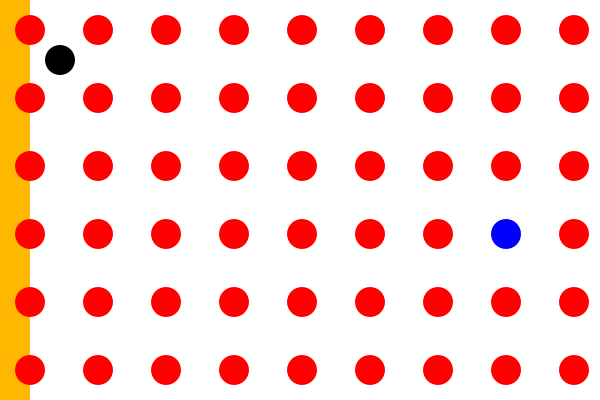
Frame 1 (no input)
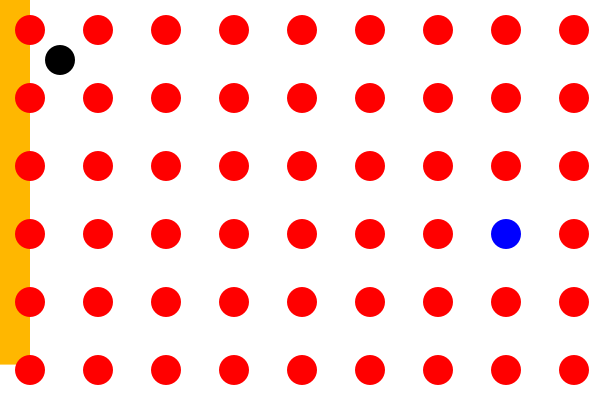
Frame 60 (the mouse pressed at the canvas centre just before this capture)
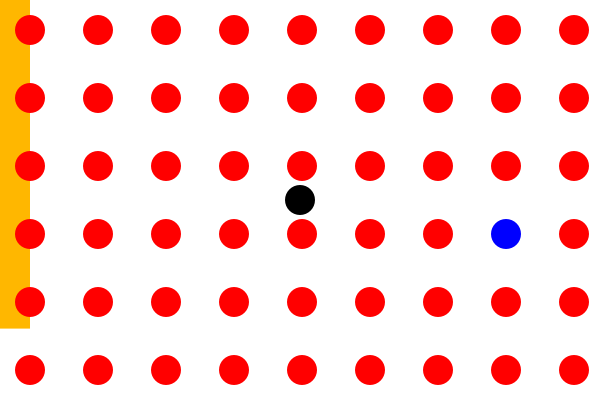
Frame 120 (the mouse held since frame 60 and released just before this capture)

The Processing sketch that drew these frames (run headless with seeded random() and noise(); from frame 60 on, the mouse is pressed at the canvas centre):

// Processing sketch: irairaArea
// ── irairaArea.pde
float x, y;
float pSize;
float sx=0, sy=0;
int wallCount = 54;
float[] wallX = new float[wallCount];
float[] wallY = new float[wallCount];
boolean gameOver=false;
boolean clear=false;
float count = 400;
int goal;

void setup() {
  size(600, 400);
  x = 60;
  y = 60;
  pSize = 30;

  for (int i = 0; i < wallCount; i++) {
    wallX[i] = (pSize+(pSize*2+8)*(i % 9));
    wallY[i] = (pSize+(pSize*2+8)*(i / 9));
  }
  goal = (int)random(wallCount);
}

void draw() {
  background(255);
  noStroke();

  fill(255, 183, 0);
  rect(0, 0, 30, count);
  count -= 0.6;

  for (int i = 0; i <wallCount; i++) {
    if (i == goal) {
      fill(0, 0, 255);
    } else {
      fill(255, 0, 0);
    }
    ellipse(wallX[i], wallY[i], pSize, pSize);
  }

  if (mousePressed && !gameOver) {
    x = mouseX;
    y = mouseY;
  }
  fill(0);
  ellipse(x, y, pSize, pSize);

  if (gameOver) {
    textSize(50);
    textAlign(CENTER);
    text("GAME OVER", 300, 200);
    return;
  }
  if (clear) {
    textSize(50);
    textAlign(CENTER);
    text("CLEAR", 300, 200);
    return;
  }

  if (keyPressed) {
    if (keyCode == UP) {
      sy -= 0.1;
    }
    if (keyCode == DOWN) {
      sy += 0.1;
    }
    if (keyCode == LEFT) {
      sx -= 0.1;
    }
    if (keyCode == RIGHT) {
      sx += 0.1;
    }
  }

  sx *= 0.98;
  sy *= 0.98;
  x += sx;
  y += sy;

  // 画面の端に着いたかどうかのチェック
  if (x < pSize/2 || x > (width - pSize/2) || y < pSize/2 || y > (height - pSize/2)) {
    gameOver = true;
  }
  // 時間切れかどうかのチェック
  if (count < 0) {
    gameOver = true;
  }
  
  for (int i = 0; i < wallCount; i++) {
    int check = isHit(x, y, pSize, wallX[i], wallY[i], pSize, i);
    if (check == 1) {
      clear = true;
    } else if (check == 2) {
      gameOver = true;
    }
  }
}

int isHit(float px, float py, float ps, float ex, float ey, float es, int id){
  float distance = dist(px, py, ex, ey);
  if(distance < ps / 2 + es / 2){
    if (id == goal) {
      return 1;
    } else {
      return 2;
    }
  }
  return 0;
}
